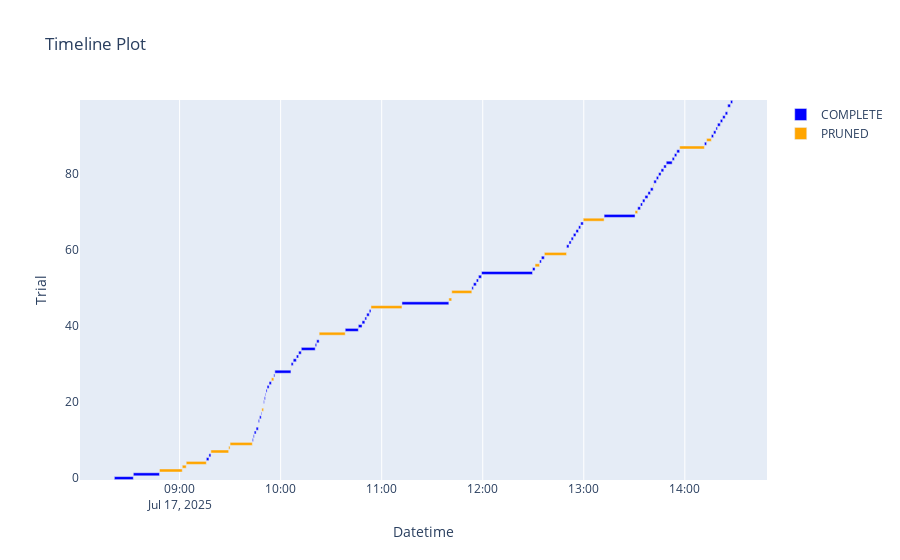

Source (notebook cell):
### Markdown cell above
##### **Timeline plot**

### Code cell
plot_timeline(study_gam)
